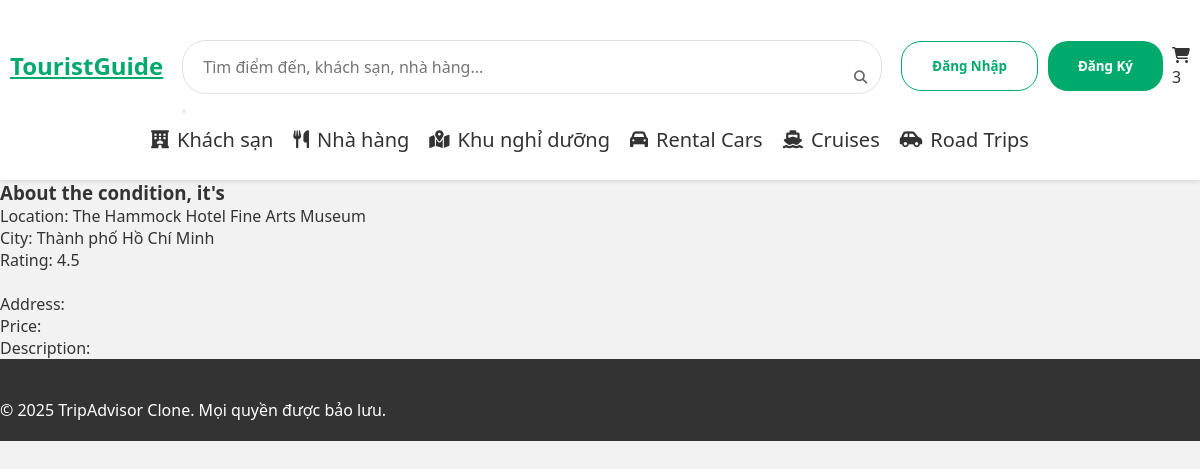
The page /AC001 on the database as committed earlier.
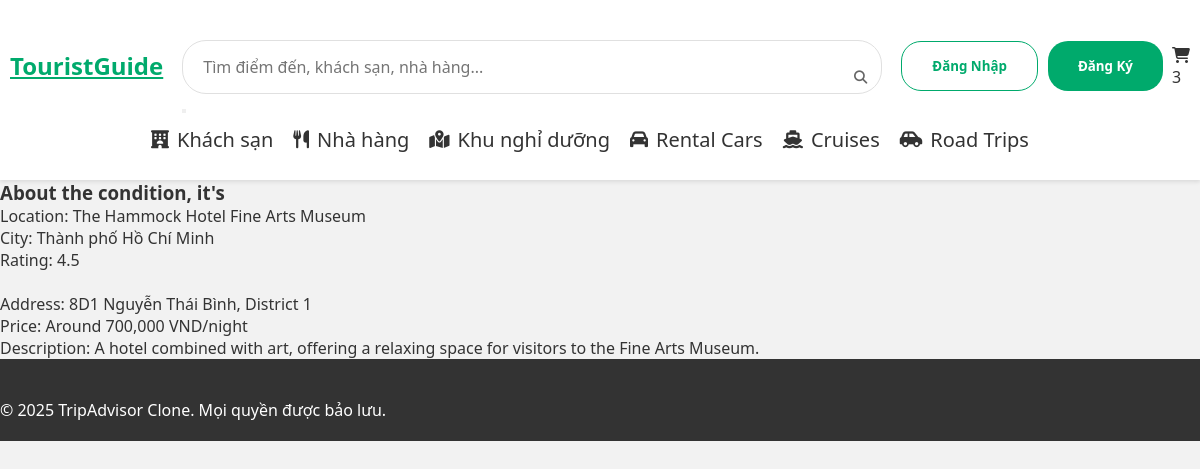
The same page on the database as committed later.
### location/models.py (models this page shows, shortened)
class Location(models.Model):
    loc = models.ForeignKey(Location_List, on_delete = models.CASCADE, null = True, blank = True)
    code = models.CharField(max_length=10, unique=False)
    location = models.CharField(max_length = 64)
    city = models.CharField(max_length = 30)
    type = models.CharField(max_length = 10)
    rating = models.FloatField(default = 5)
    open_hours = models.CharField(max_length=128, blank=True)
    ticket_info = models.CharField(max_length = 30, default = "")
    address = models.CharField(max_length = 32, default = "")
    image_path = models.CharField(max_length=255, default='static/img/dinh-doc-lap.jpg')
    description = models.TextField(default="")
    coordinate = models.CharField(max_length = 40, default = "")

### location/views.py (the view)
# urls.py: path('<str:location_code>',views.location_display, name='display_location'),
def location_display(request, location_code):
    look_up = Location.objects.get(code=location_code)
    return render(request, "display_location/display.html", {
        "code": look_up.code,
        "location_name": look_up.location,
        "city": look_up.city,
        "type": look_up.type,
        "open_hours": look_up.open_hours,
        "rating": look_up.rating,
        "ticket_info": look_up.ticket_info,
        "address": look_up.address,
        "image_path": look_up.image_path,
        "description": look_up.description,
        "coordinate": look_up.coordinate
    })

### location/templates/display_location/display.html (shortened to what this page needs)
{% extends "layout/layout.html" %}
{% load static %}
{% block body %}
    <ul>
        <li>Location: {{ location_name }}</li>
        <li>City: {{ city }}</li>
        <li>Rating: {{ rating }}</li>
        <li>Address: {{ address }}</li>
        <li>Price: {{ ticket_info }}</li>
        <li>Description: {{ description }}</li>
    </ul>
{% endblock %}

### location/templates/layout/layout.html (shortened to what this page needs)
{% load static %}
<!DOCTYPE html>
<html lang="en-US" lang="vi">
    <head>
        <link rel="stylesheet" href="{% static 'layout/style.css' %}">
        <link rel="stylesheet" href="https://cdnjs.cloudflare.com/ajax/libs/font-awesome/6.5.0/css/all.min.css">
    </head>
    <body>
        <header>
            <div class="header-container">
                <div class="logo">
                    <a href="https://github.com/howardVoxcan/Tourist_Guide">TouristGuide</a>
                </div>
                <div class="search-bar">
                    <input type="text" placeholder="Tìm điểm đến, khách sạn, nhà hàng...">
                    <button><i class="fas fa-search search-icon"></i></button>
                </div>
                <div class="nav-buttons">
                    <button class="nav-button secondary">Đăng Nhập</button>
                    <button class="nav-button primary">Đăng Ký</button>
                </div>
                <div class="cart-container">
                    <i class="fas fa-shopping-cart cart-icon"></i>
                    <div class="cart-count">3</div>
                </div>
            </div>
            <ul class="nav-tabs">
                <li><a href="#"><i class="fas fa-hotel"></i>Khách sạn</a></li>
                <li><a href="#"><i class="fas fa-utensils"></i>Nhà hàng</a></li>
                <li><a href="#"><i class="fas fa-map-marked-alt"></i>Khu nghỉ dưỡng</a></li>
                <li><a href="#"><i class="fas fa-car"></i> Rental Cars</a></li>
                <li><a href="#"><i class="fas fa-ship"></i> Cruises</a></li>
                <li><a href="#"><i class="fas fa-car-side"></i> Road Trips</a></li>
            </ul>
        </header>
        <h3> About the condition, it's {{ condition }}</h3>
        {% block body %}
        {% endblock %}
        <footer>
            <p>&copy; 2025 TripAdvisor Clone. Mọi quyền được bảo lưu.</p>
        </footer>
    </body>
</html>

### location/static/layout/style.css (style rules this page uses)
* { margin: 0; padding: 0; box-sizing: border-box; font-family: 'Segoe UI', Tahoma, Geneva, Verdana, sans-serif; }
html, body { width: 100%; height: 100%; overflow-x: hidden; }
body { background-color: #f2f2f2; color: #333; min-height: 100vh; }
header { background-color: white; padding: 15px 0; box-shadow: 0 2px 4px rgba(0, 0, 0, 0.1); position: sticky; top: 0; z-index: 100; width: 100%; }
.header-container { max-width: 1200px; margin: 0 auto; display: flex; justify-content: space-between; align-items: center; padding: 0 10px; flex-wrap: nowrap; }
.logo a { color: #00aa6c; font-size: 24px; font-weight: bold; display: flex; align-items: left; flex-shrink: 0; white-space: nowrap; margin-right: 10px; cursor: pointer; }
.search-bar { flex: 1; max-width: 700px; margin-top: 25px; position: relative; align-items: center; }
.search-bar input { width: 100%; padding: 15px 20px; border: 1px solid #e0e0e0; border-radius: 24px; font-size: 16px; outline: none; }
.search-icon { position: absolute; right: 15px; top: 50%; transform: translateY(-50%); color: #666; }
.nav-buttons { display: flex; align-items: right; flex-wrap: wrap; }
.nav-button { padding: 15px 30px; margin-left: 10px; border: none; border-radius: 20px; font-weight: bold; cursor: pointer; background-color: white; white-space: nowrap; }
.nav-button.primary { background-color: #00aa6c; color: white; }
.nav-button.secondary { border: 1px solid #00aa6c; color: #00aa6c; }
.nav-tabs { display: flex; flex: 1; list-style: none; justify-content: center; }
.nav-tabs li { margin-right: 20px; white-space: nowrap; font-size: 20px; }
.nav-tabs a { display: flex; align-items: center; color: #333; text-decoration: none; font-weight: 500; padding: 10px 0; border-bottom: 2px solid transparent; }
.nav-tabs i { margin-right: 8px; font-size: 18px; }
footer { background-color: #333; color: white; padding: 40px 0 20px; }

Rows that differ between the two databases and show on the page:
changed Location "The Hammock Hotel Fine Arts Museum": address (not shown) → "8D1 Nguyễn Thái Bình, District 1"; ticket_info (not shown) → "Around 700,000 VND/night"; description (not shown) → "A hotel combined with art, offering a relaxing space for visitors to the Fine Arts Museum."
